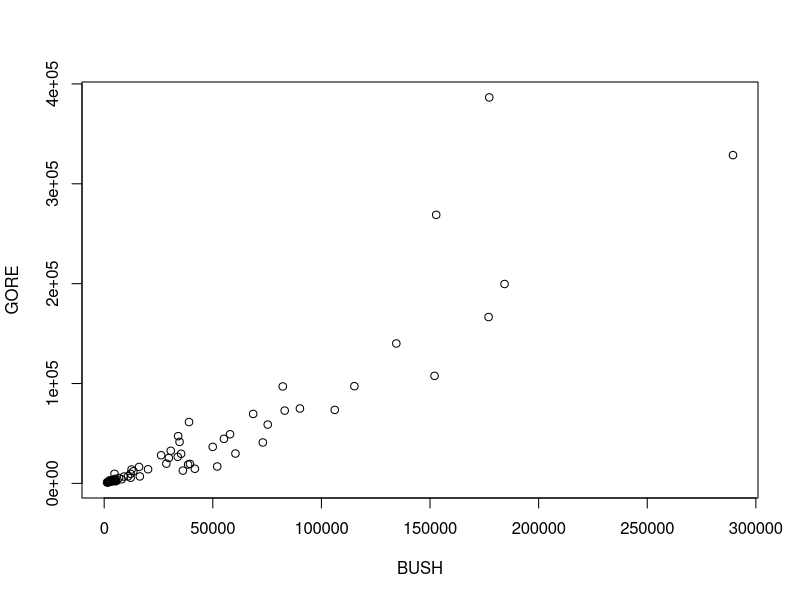
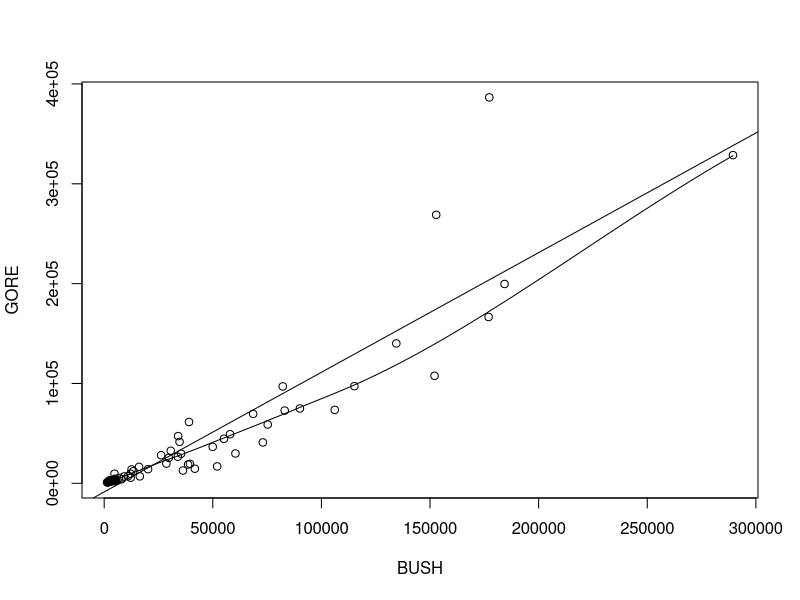
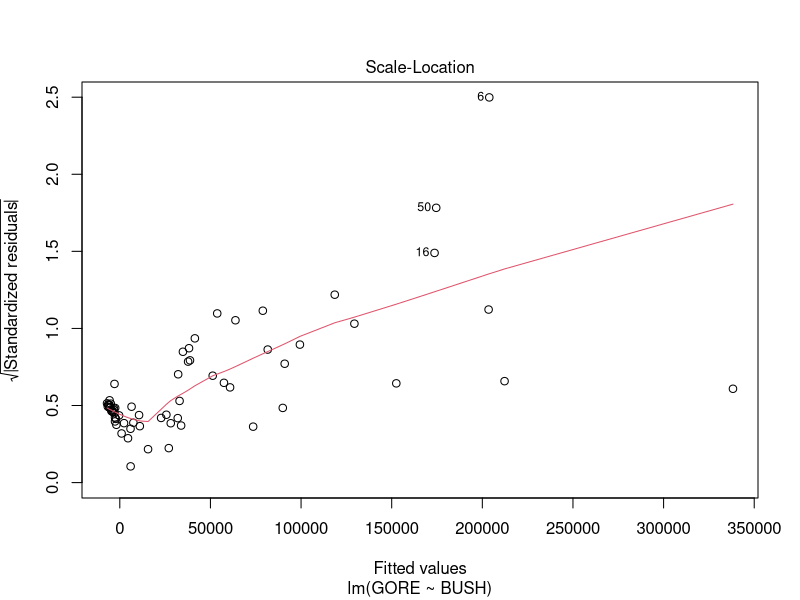
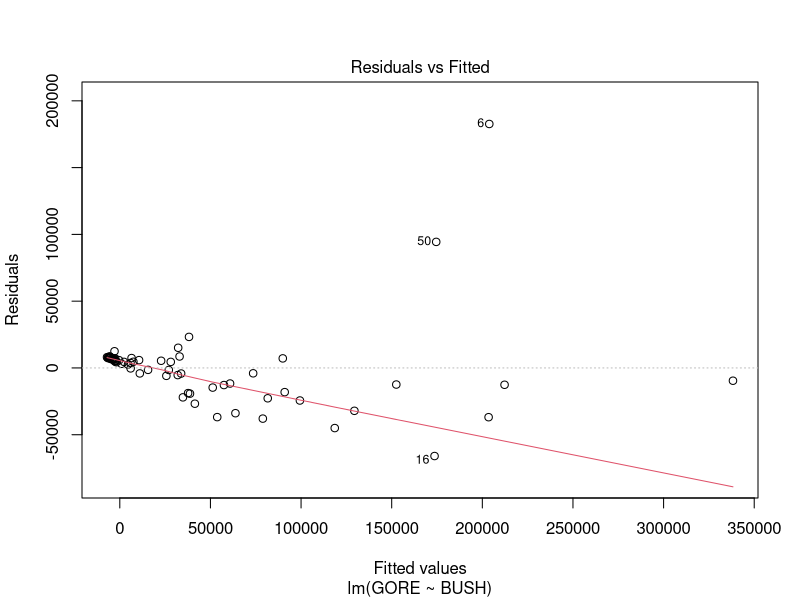
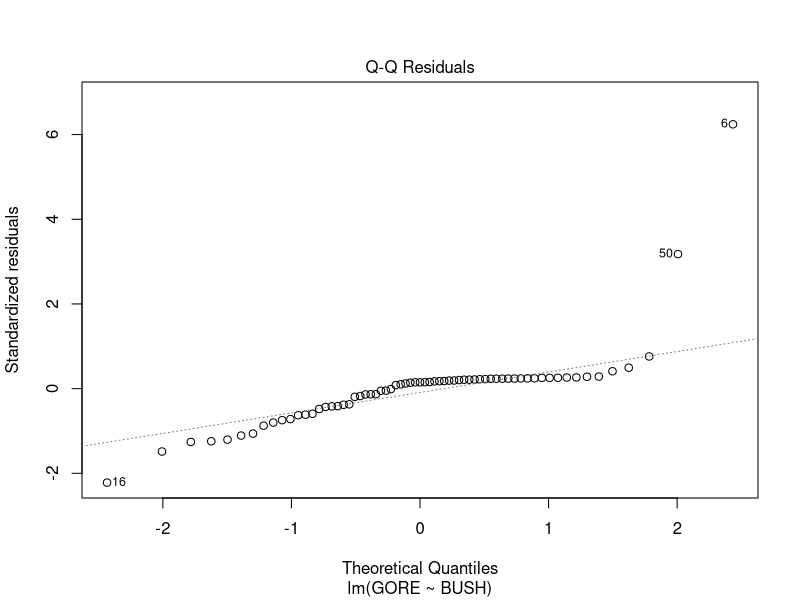
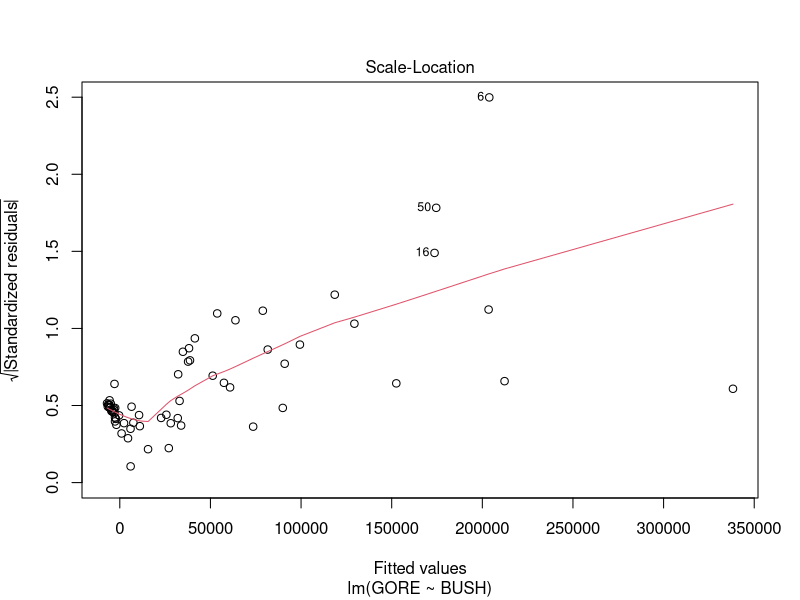
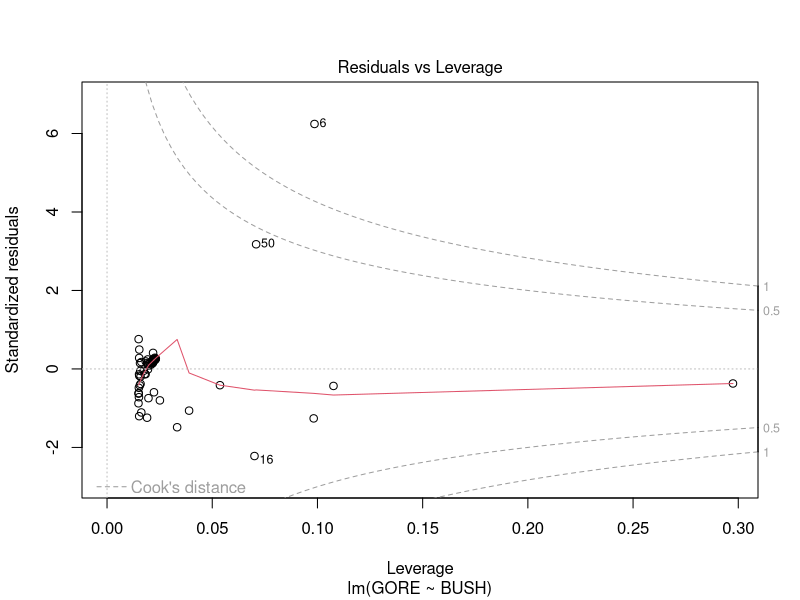
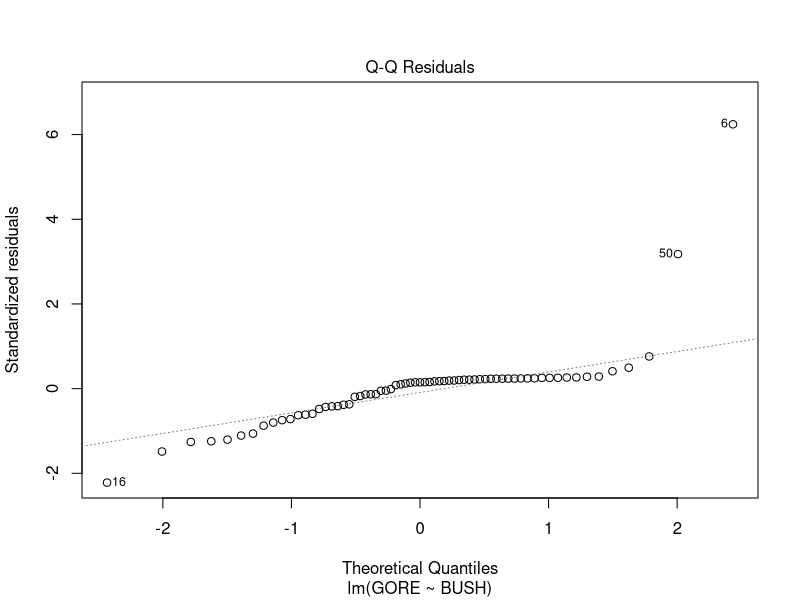

The R source for these figures, in order: (Note: this script raises an error after producing the figures.)
############################################

#   Goverment 1001
#   Section 6 - Introduction to linear regression
#                 
#   March 22, 2007
#   
#   Prof: Adam Glynn
#   TF: Mike Kellermann

############################################

#   Goals for today:

#   1) Interpreting regression output

#   2) Testing hypotheses about regression coefficients

#   3) Diagnostics

############################################



#   1) Interpreting regression output

#   We are going to look at the same example that we looked at last week; 
#   we'll use the Florida data in the car library:

library(car)
data(Florida)
attach(Florida)

#   Let's start by regressing Gore's votes on Bush's votes:

plot(GORE ~ BUSH)
lmout <- lm(GORE ~ BUSH)
summary(lmout)

#   What does each of these columns mean?

#   As a side note, there are a lot of things that you can get out of the
#   model object:

names(lmout)


#   The fitted values and residuals are often useful.

#   We can also form confidence intervals in the usual way.  So, a 95% confidence
#   interval for the slope is going to be the point estimate + or - t(alpha/2) times
#   the standard error:

c(1.198 - qt(.975, 65)*.06657 ,1.198 + qt(.975, 65)*.06657 )

confint(lmout)
confint(lmout, level=.99)


#   2) Testing hypotheses

#   OK, so what if we want to test a hypothesis about either the slope or the
#   intercept?  If our hypothesis is that the value is zero, then we can
#   just read it off of the summary output:

summary(lmout)

#   The t-values that are reported are the t-values under the null hypothesis
#   that the parameter is equal to zero.  The same is true for the p-value, so
#   you can just compare the p-value to the level that you chose for the test and
#   go from there.

#   But what if you want to conduct a hypothesis test for something other than 
#   the null that the parameter equals 0?  What if you wanted to test the 
#   hypothesis that the slope coefficient on Bush is exactly 1? There are two ways:

#   The first is probably the easiest.  If you remember the duality between
#   confidence intervals and hypothesis tests, you can just look at the CI and see
#   if it contains the null value specified in your hypothesis.  

#   The other option is to actually calculate the test statistic and the p-value u
#   under your null.  So, just like before, the test statistic is beta_hat - beta_null
#   divided by se(beta_hat)

(1.198 - 1)/.06657

#   Using that, we can either compare it to the critical value to see if it falls in 
#   the rejection region:

qt(.975, 65)

#   Or we can calculate the p-value under the null:

(1 - pt(2.9743, 65))*2

#   This will give us the right result: we reject the null.  Of course, all of this 
#   depends on the model being right.

#   3) Diagnostics

#   There are basically two types of diagnostics that we will want to use
#   when we are fitting a simple linear regression.  One set of diagnostics 
#   attempts to identify violations of the basic regression assumptions: 
#   linearity, constant error variance, normality, and conditional independence.
#   

#   The easiest thing to check is linearity; just plot it!
#   One tool that can be useful is the scatter.smooth() function.  It works
#   just like plot(), but it adds a moving average to the graph.

#   We are going to keep looking at the Gore ~ Bush data.


scatter.smooth(GORE ~ BUSH)

#   We can also add the least squares line to the plot; in general, if the moving
#   average and the least squares line are "close", then the linearity assumption is
#   usually pretty reasonable.

lmout <- lm(GORE ~ BUSH)
abline(lmout)

#   So, it looks like there might be a bit of a problem.  Let's also look at the 
#   constant variance assumption:

plot(lmout, which=3)

#   This is the spread-location plot that we saw in class.  There is pretty clearly
#   a problem with this data.  The spread-location plot is one of the diagnostics
#   that you get if you plot an lm object:

plot(lmout)

#   Given the pretty obvious violation of the constant error variance assumption, 
#   checking normality doesn't make much sense because the errors appear to come
#   from different distributions.  So, when we look at the qq-plot, it looks pretty 
#   bad:

plot(lmout, which=2)
qq.plot(lmout$resid)

#   So, what can we do?  One option would be to change the definition of the variables.
#   Instead of looking at the raw vote counts, we could look at the share of the
#   vote for each candidate:

GorePct <- GORE/Total
BushPct <- BUSH/Total

lmout2 <- lm(GorePct ~ BushPct)

#   Remember, though, that this changes the question!

scatter.smooth(GorePct ~ BushPct)

plot(lmout2, which=3)

plot(lmout2, which=2)


#   The other set of regression diagostics tries to identify points that are "ususual" 
#   in some way.  Going back to our original model of GORE ~ BUSH, we can start by
#   looking at leverage points.  These are points that are far away from the
#   center of the X data.

#   One metric for measuring leverage is the hat value.  This is just a measure of 
#   distance.  In simple regression (with one X variable) the hat value is 

#   1/n + (x_i - mean(x))^2/sum((x_i - mean(x))^2)

#   or you can use the hatvalues() function

hatvalues(lmout)
plot(BUSH, hatvalues(lmout))

#   So in this data, the counties with very large numbers of Bush votes have high 
#   influence.  

#   What about outliers?  The standard way to look at these is to look at studentized 
#   residuals.  We don't need to worry too much about where these come from at this 
#   point; just think of them as being distributed (close to) normal if the model 
#   assumptions are correct.

rstudent(lmout)
plot(fitted(lmout), rstudent(lmout))

#   In general, we'd expect about 95% of the studentized residuals to fall within
#   plus or minus two.  So we've got some problems here as well.

#   Finally, observations that are unusual in both dimensions exert a lot of 
#   influence on the regression line.  One measure of this is Cook's D, which 
#   is a function of the residuals and the hat value.  Big Cook's D implies an 
#   influential observation:

cooks.distance(lmout)
